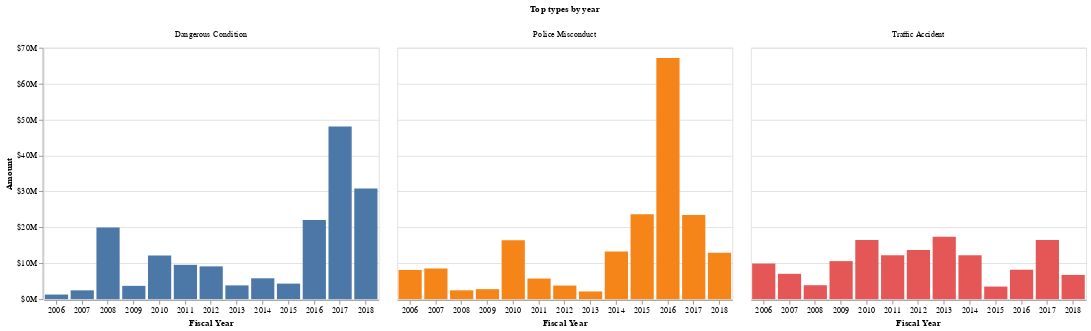

Source (notebook cell):
### Code cell
alt.Chart(top_type_annual_totals).mark_bar().encode(
    x=alt.X("fiscal_year:O", axis=alt.Axis(title="Fiscal Year", labelAngle=0)),
    y=alt.Y("amount:Q", axis=alt.Axis(title="Amount", format="$s")),
    color=alt.Color("latimes_type:N", legend=None),
    column=alt.Column("latimes_type:N", title="Top types by year"),
)

### Figure 1 — Vega-Lite specification as saved in the notebook (floating-point values rounded to 4 significant figures)
{"$schema": "https://vega.github.io/schema/vega-lite/v2.4.3.json", "config": {"view": {"height": 300, "width": 400}}, "data": {"values": [{"amount": 1288714, "fiscal_year": 2006, "latimes_type": "Dangerous Condition"}, {"amount": 8134755, "fiscal_year": 2006, "latimes_type": "Police Misconduct"}, {"amount": 9914118, "fiscal_year": 2006, "latimes_type": "Traffic Accident"}, {"amount": 2460020, "fiscal_year": 2007, "latimes_type": "Dangerous Condition"}, {"amount": 8542444, "fiscal_year": 2007, "latimes_type": "Police Misconduct"}, {"amount": 7057695, "fiscal_year": 2007, "latimes_type": "Traffic Accident"}, {"amount": 19923405, "fiscal_year": 2008, "latimes_type": "Dangerous Condition"}, {"amount": 2465091, "fiscal_year": 2008, "latimes_type": "Police Misconduct"}, {"amount": 3879639, "fiscal_year": 2008, "latimes_type": "Traffic Accident"}, {"amount": 3709065, "fiscal_year": 2009, "latimes_type": "Dangerous Condition"}, {"amount": 2781919, "fiscal_year": 2009, "latimes_type": "Police Misconduct"}, {"amount": 10595519, "fiscal_year": 2009, "latimes_type": "Traffic Accident"}, {"amount": 12165405, "fiscal_year": 2010, "latimes_type": "Dangerous Condition"}, {"amount": 16422934, "fiscal_year": 2010, "latimes_type": "Police Misconduct"}, {"amount": 16477620, "fiscal_year": 2010, "latimes_type": "Traffic Accident"}, {"amount": 9561225, "fiscal_year": 2011, "latimes_type": "Dangerous Condition"}, {"amount": 5747272, "fiscal_year": 2011, "latimes_type": "Police Misconduct"}, {"amount": 12243689, "fiscal_year": 2011, "latimes_type": "Traffic Accident"}, {"amount": 9132567, "fiscal_year": 2012, "latimes_type": "Dangerous Condition"}, {"amount": 3791125, "fiscal_year": 2012, "latimes_type": "Police Misconduct"}, {"amount": 13698507, "fiscal_year": 2012, "latimes_type": "Traffic Accident"}, {"amount": 3836007, "fiscal_year": 2013, "latimes_type": "Dangerous Condition"}, {"amount": 2148686, "fiscal_year": 2013, "latimes_type": "Police Misconduct"}, {"amount": 17390000.0, "fiscal_year": 2013, "latimes_type": "Traffic Accident"}, {"amount": 5810000.0, "fiscal_year": 2014, "latimes_type": "Dangerous Condition"}, {"amount": 13290000.0, "fiscal_year": 2014, "latimes_type": "Police Misconduct"}, {"amount": 12260000.0, "fiscal_year": 2014, "latimes_type": "Traffic Accident"}, {"amount": 4334000.0, "fiscal_year": 2015, "latimes_type": "Dangerous Condition"}, {"amount": 23640000.0, "fiscal_year": 2015, "latimes_type": "Police Misconduct"}, {"amount": 3509000.0, "fiscal_year": 2015, "latimes_type": "Traffic Accident"}, {"amount": 22050000.0, "fiscal_year": 2016, "latimes_type": "Dangerous Condition"}, {"amount": 67160000.0, "fiscal_year": 2016, "latimes_type": "Police Misconduct"}, {"amount": 8199000.0, "fiscal_year": 2016, "latimes_type": "Traffic Accident"}, {"amount": 48080000.0, "fiscal_year": 2017, "latimes_type": "Dangerous Condition"}, {"amount": 23460000.0, "fiscal_year": 2017, "latimes_type": "Police Misconduct"}, {"amount": 16450000.0, "fiscal_year": 2017, "latimes_type": "Traffic Accident"}, {"amount": 30840000.0, "fiscal_year": 2018, "latimes_type": "Dangerous Condition"}, {"amount": 12935712, "fiscal_year": 2018, "latimes_type": "Police Misconduct"}, {"amount": 6748000.0, "fiscal_year": 2018, "latimes_type": "Traffic Accident"}]}, "encoding": {"color": {"field": "latimes_type", "legend": null, "type": "nominal"}, "column": {"field": "latimes_type", "title": "Top types by year", "type": "nominal"}, "x": {"axis": {"labelAngle": 0, "title": "Fiscal Year"}, "field": "fiscal_year", "type": "ordinal"}, "y": {"axis": {"format": "$s", "title": "Amount"}, "field": "amount", "type": "quantitative"}}, "mark": "bar"}
